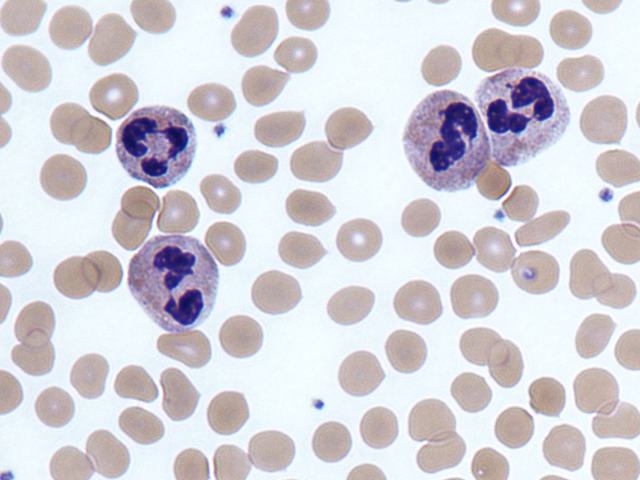
#> input picture 11_CV/2_OpenCV/images/cells.png, 640 x 480 px
$ python 19_binarization.py
#> lines starting #> are read from the running program, lines starting #| are printed output that depends on the picture; after the words box and inside, x2 and y2 are one past the last pixel; in counts of white or black regions, pixels touching at a corner belong together
import cv2
import matplotlib.pyplot as plt

"""
이진화
픽셀 값을 두 그룹으로 나누는 영상 처리 기법

일반적인 8비트 이진 영상 > 검정(0),흰색(255)

OCR, 문서 스캔, 윤곽선 검출, 객체 분리 등의 전처리에서 자주 사용됨
"""

img = cv2.imread("./images/cells.png", cv2.IMREAD_GRAYSCALE)
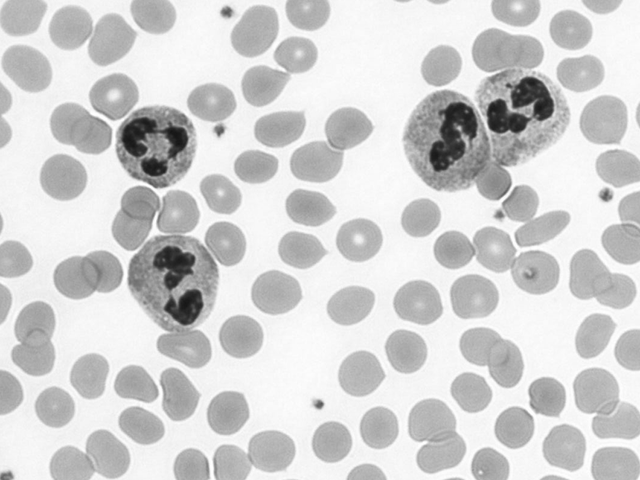
#> img: shape (480, 640); min 21, max 255, mean 209.5

hist = cv2.calcHist([img], [0], None, [256], [0, 256])
#> hist = 256 values, max 21761 at index 246, min 0 at index 0, mean 1200
# 이진화 하는 함수 - threshold(이미지, 임계값, 최대값, 함수)
# 픽셀값 > threshold : 최대값
# 픽셀값 <= threshold : 0
threshold1, dst1 = cv2.threshold(img, 160, 255, cv2.THRESH_BINARY)
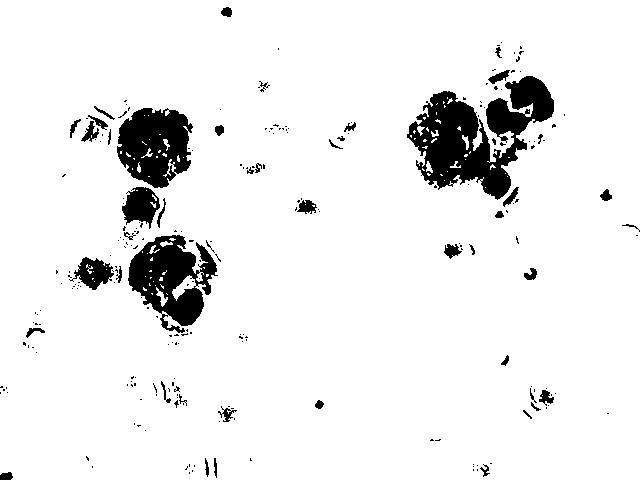
#> dst1: shape (480, 640); 92.6% white; 242 black regions (195 under 20 px), largest, box (x1, y1, x2, y2) and area: (407, 76, 554, 200) 8602, (128, 235, 218, 333) 4713, (117, 108, 193, 188) 4265
print("임계값 1: ", threshold1)

threshold2, dst2 = cv2.threshold(img, 210, 255, cv2.THRESH_BINARY)
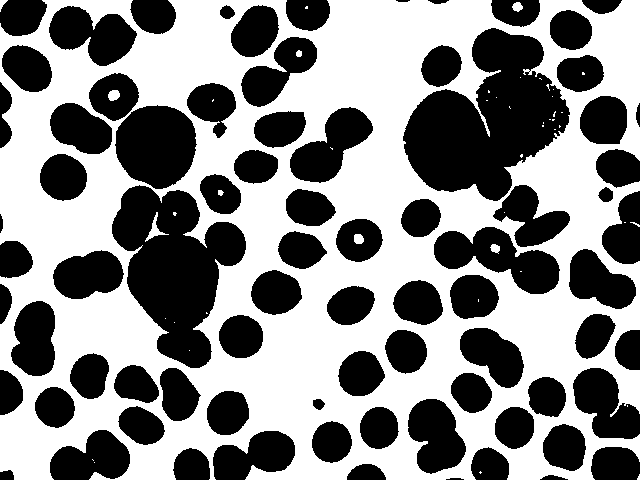
#> dst2: shape (480, 640); 53.4% white; 79 black regions, largest, box (x1, y1, x2, y2) and area: (403, 28, 570, 201) 16495, (112, 185, 246, 368) 13509, (115, 105, 197, 189) 5253
print("임계값 2: ", threshold2)

"""
Otsu 자동 임계값
THRESH_OTSU를 사용하면 임계값을 사람이 직접 정하지 않고 영상의 히스토그램을 이용해 OpenCV가 임계값을 자동으로 선택
"""
otsu_threshold, dst_otsu = cv2.threshold(img, 0, 255, cv2.THRESH_BINARY | cv2.THRESH_OTSU)
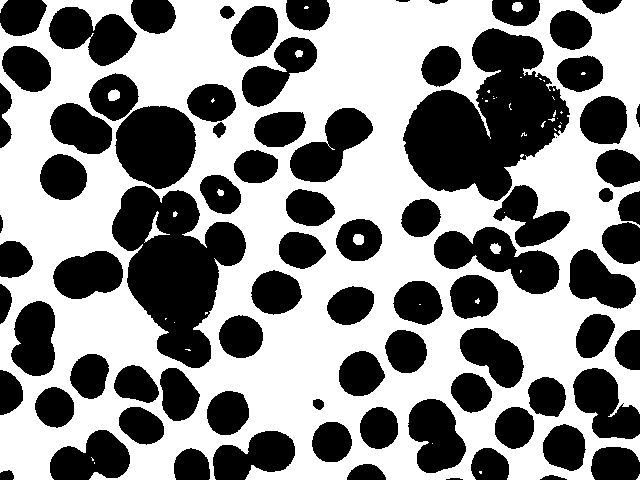
#> dst_otsu: shape (480, 640); 54.1% white; 82 black regions (1 under 20 px), largest, box (x1, y1, x2, y2) and area: (403, 28, 570, 201) 16240, (112, 186, 246, 368) 13381, (115, 106, 196, 189) 5209
#> otsu_threshold = 206
print("임계값 otsu: ", otsu_threshold)
#| 임계값 otsu:  206.0

cv2.imshow("original", img)
cv2.imshow("threshold 100", dst1)
cv2.imshow("threshold 210", dst2)
cv2.imshow("threshold otsu", dst_otsu)

plt.plot(hist)
plt.title("Grayscale Histogram")
plt.xlabel("Pixel Value")
plt.ylabel("Count")
plt.xlim([0, 256])
plt.show()
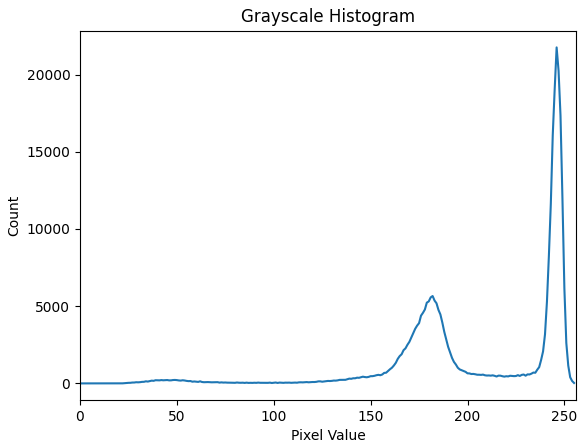
#> figure drawn by matplotlib, 1 panel; curve peaks at x = 246, y = 21761

cv2.waitKey(0)
cv2.destroyAllWindows()

$ run again, with 11_CV/2_OpenCV/images/airplane.bmp saved as 11_CV/2_OpenCV/images/cells.png
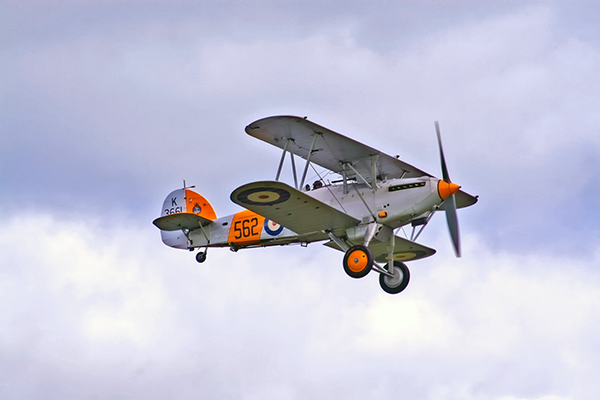
#> input picture 11_CV/2_OpenCV/images/airplane.bmp, 600 x 400 px
#> hist = 256 values, max 6249 at index 210, min 17 at index 1, mean 937.5
#> `threshold1, dst1 = cv2.threshold(img, 160, 255, cv2.THRESH_BINARY)`:
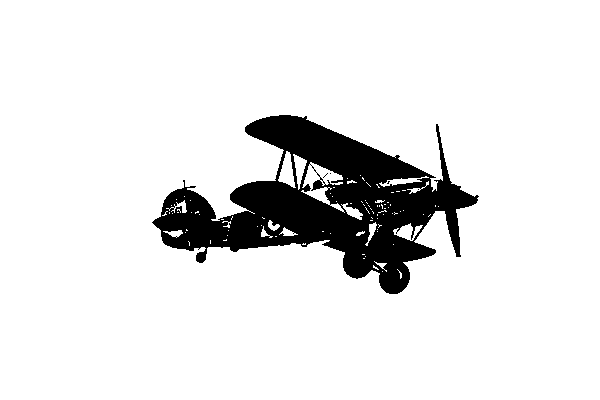
#> dst1: shape (400, 600); 89.9% white; 5 black regions (4 under 20 px), largest, box (x1, y1, x2, y2) and area: (152, 115, 479, 294) 24298
#> dst2: shape (400, 600); 45.9% white; 388 white regions (369 under 20 px), largest, box (x1, y1, x2, y2) and area: (0, 209, 600, 400) 87306, (243, 13, 597, 179) 17628, (524, 85, 600, 153) 2106
#> dst_otsu: shape (400, 600); 90.8% white; 13 black regions (10 under 20 px), largest, box (x1, y1, x2, y2) and area: (152, 115, 479, 294) 22081, (304, 184, 310, 191) 30, (376, 206, 383, 212) 22
#> otsu_threshold = 147
#| 임계값 otsu:  147.0
#> `plt.show()`:
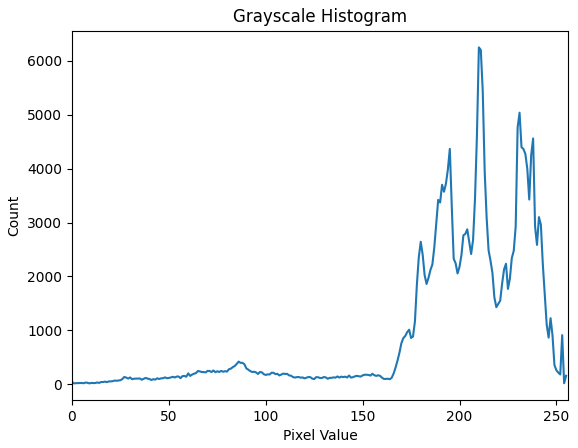
#> figure drawn by matplotlib, 1 panel; curve peaks at x = 210, y = 6249
